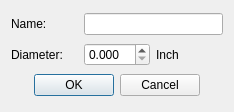
<?xml version="1.0" encoding="UTF-8"?>
<ui version="4.0">
 <class>caliberEdit</class>
 <widget class="QDialog" name="caliberEdit">
  <property name="geometry">
   <rect>
    <x>0</x>
    <y>0</y>
    <width>234</width>
    <height>112</height>
   </rect>
  </property>
  <property name="windowTitle">
   <string>Caliber Edit</string>
  </property>
  <layout class="QGridLayout" name="gridLayout">
   <item row="1" column="0">
    <widget class="QLabel" name="label_2">
     <property name="sizePolicy">
      <sizepolicy hsizetype="Preferred" vsizetype="Preferred">
       <horstretch>0</horstretch>
       <verstretch>0</verstretch>
      </sizepolicy>
     </property>
     <property name="text">
      <string>Diameter:</string>
     </property>
    </widget>
   </item>
   <item row="0" column="0">
    <widget class="QLabel" name="label">
     <property name="sizePolicy">
      <sizepolicy hsizetype="Preferred" vsizetype="Preferred">
       <horstretch>0</horstretch>
       <verstretch>0</verstretch>
      </sizepolicy>
     </property>
     <property name="text">
      <string>Name:</string>
     </property>
    </widget>
   </item>
   <item row="0" column="1" colspan="2">
    <widget class="QLineEdit" name="name">
     <property name="sizePolicy">
      <sizepolicy hsizetype="Preferred" vsizetype="Fixed">
       <horstretch>0</horstretch>
       <verstretch>0</verstretch>
      </sizepolicy>
     </property>
    </widget>
   </item>
   <item row="3" column="0" colspan="3">
    <widget class="QDialogButtonBox" name="buttonBox">
     <property name="orientation">
      <enum>Qt::Horizontal</enum>
     </property>
     <property name="standardButtons">
      <set>QDialogButtonBox::Cancel|QDialogButtonBox::Ok</set>
     </property>
     <property name="centerButtons">
      <bool>true</bool>
     </property>
    </widget>
   </item>
   <item row="1" column="2">
    <widget class="QLabel" name="label_3">
     <property name="sizePolicy">
      <sizepolicy hsizetype="Preferred" vsizetype="Preferred">
       <horstretch>0</horstretch>
       <verstretch>0</verstretch>
      </sizepolicy>
     </property>
     <property name="text">
      <string>Inch</string>
     </property>
    </widget>
   </item>
   <item row="1" column="1">
    <widget class="QDoubleSpinBox" name="diameter">
     <property name="sizePolicy">
      <sizepolicy hsizetype="Preferred" vsizetype="Fixed">
       <horstretch>0</horstretch>
       <verstretch>0</verstretch>
      </sizepolicy>
     </property>
     <property name="decimals">
      <number>3</number>
     </property>
     <property name="singleStep">
      <double>0.001000000000000</double>
     </property>
    </widget>
   </item>
  </layout>
 </widget>
 <resources/>
 <connections>
  <connection>
   <sender>buttonBox</sender>
   <signal>accepted()</signal>
   <receiver>caliberEdit</receiver>
   <slot>accept()</slot>
   <hints>
    <hint type="sourcelabel">
     <x>248</x>
     <y>254</y>
    </hint>
    <hint type="destinationlabel">
     <x>157</x>
     <y>274</y>
    </hint>
   </hints>
  </connection>
  <connection>
   <sender>buttonBox</sender>
   <signal>rejected()</signal>
   <receiver>caliberEdit</receiver>
   <slot>reject()</slot>
   <hints>
    <hint type="sourcelabel">
     <x>316</x>
     <y>260</y>
    </hint>
    <hint type="destinationlabel">
     <x>286</x>
     <y>274</y>
    </hint>
   </hints>
  </connection>
 </connections>
</ui>
